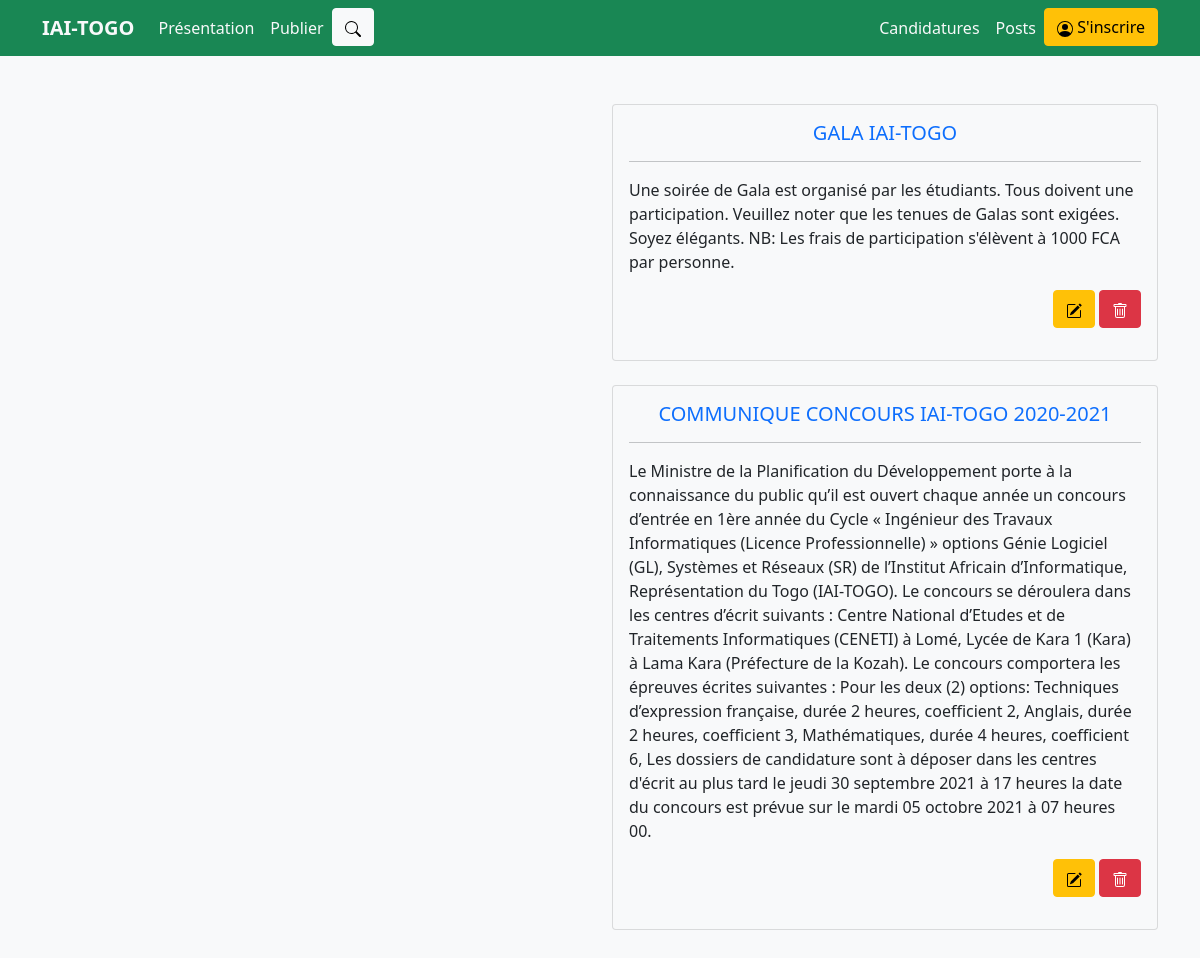
/Posts.php, run on the app's committed database.
### tables this page shows
CREATE TABLE `contenu` (
  `idcontent` int(11) NOT NULL,
  `titre` varchar(100) DEFAULT NULL,
  `description` text DEFAULT NULL,
  `niveau` int(11) NOT NULL
);

### Posts.php (the view, shortened to what this page needs)
<?php session_start();
    require('database/connexion.php');
    $table = $db->query('select* FROM contenu order by idcontent desc');
?>
<!doctype html>
<html lang="en">
  <head>
    <link href="assets/css/bootstrap.min.css" rel="stylesheet">
  </head>
  <body class="bg-light">
    <?php require_once("Navbar.php") ?>
    <section class="header py-5">
      <div class="container">
          <div class="row">
            <div class="col">
            </div>
            <div class="col">
            <?php
                while ($post = $table->fetch())
                {
            ?>
                <div class="card bg-light" >
                    <div class="card-body">
                        <h5 class="card-title text-primary" align="center"><?php echo $post['titre']?></h5>
                        <hr>
                        <p class="card-text"><?php echo $post['description']?></p>
                        <div class="mb-3" align="right">
                            <a class="btn btn-warning" href="Edition.php?idcontent=<?php echo $post['idcontent'];?>" id="edition">
                            </a>
                            <a class="btn btn-danger" data-bs-toggle="modal" data-bs-target="#exampleModal" id="suppression">
                            </a>
                        </div>
                    </div>
                </div> <br>
            <?php
                }
            ?>
            </div>
          </div>
      </div>
    </section>
  </body>
</html>

### data on the page
contenu: titre "GALA IAI-TOGO", description "Une soirée de Gala est organisé par les étudiants. Tous doivent une participation. Veuillez noter que les tenues de Galas sont exigées. Soyez élégants. NB: Les frais de participation s'élèvent à 1000 FCA par personne."
contenu: titre "COMMUNIQUE CONCOURS IAI-TOGO 2020-2021", description "Le Ministre de la Planification du Développement porte à la connaissance du public qu’il est ouvert chaque année un concours d’entrée en 1ère année du Cycle « Ingénieur des Travaux Informatiques (Licence Professionnelle) » options Génie Logiciel (GL), Systèmes et Réseaux (SR) de l’Institut Africain d’Informatique, Représentation du Togo (IAI-TOGO). Le concours se déroulera dans les centres d’écrit suivants : Centre National d’Etudes et de Traitements Informatiques (CENETI) à Lomé, Lycée de Kara 1 (Kara) à Lama Kara (Préfecture de la Kozah). Le concours comportera les épreuves écrites suivantes : Pour les deux (2) options: Techniques d’expression française, durée 2 heures, coefficient 2,…"
